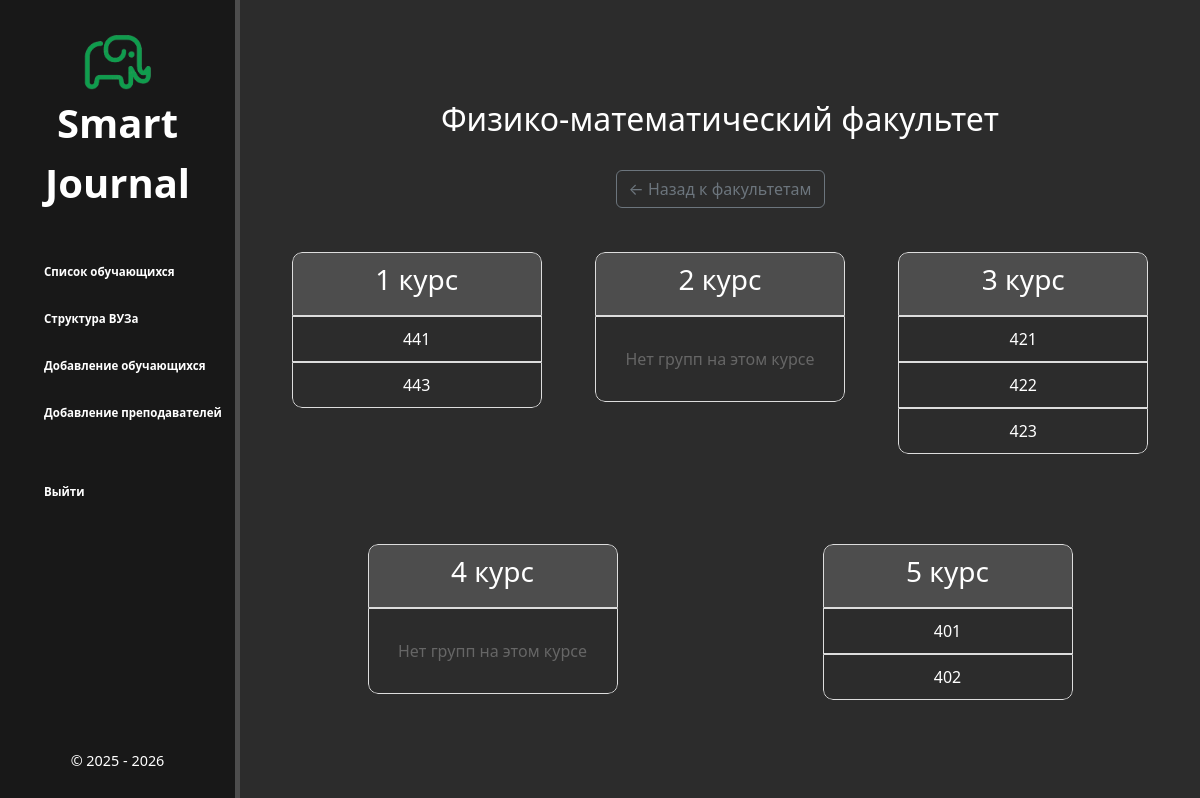
The page /database/faculties/1/ on the database its author committed.
### database/models.py (models this page shows, shortened)
class Faculties(models.Model):
    name = models.CharField('Факультет', max_length=100)
    class Meta:
        verbose_name = 'Факультет'
        verbose_name_plural = 'Факультеты'

class Groups(models.Model):
    number = models.CharField('Номер группы', max_length=10)
    year_of_admission = models.IntegerField('Год поступления')
    specialty_name = models.ForeignKey(Specialties, on_delete=models.CASCADE, verbose_name='Специальность')
    class Meta:
        verbose_name = 'Группа'
        verbose_name_plural = 'Группы'

### database/views.py (the view)
# urls.py: path('faculties/<int:pk>/', views.faculties_detail, name='faculties-detail'),
def faculties_detail(request, pk):
    faculty = get_object_or_404(Faculties, id=pk)
    departments = Departments.objects.filter(faculty_name=faculty)
    specialties = Specialties.objects.filter(department_name__in=departments)
    groups = Groups.objects.filter(specialty_name__in=specialties)
    current_year = datetime.now().year
    current_month = datetime.now().month
    current_semester = 1 if current_month < 7 else 2
    courses = {}
    for group in groups:
        course = ((current_year - group.year_of_admission) * 2 + current_semester) // 2
        if group.specialty_name.period_of_study == "3 года 10 месяцев" and course > 4:
            continue
        if course not in courses:
            courses[course] = []
        courses[course].append(group)
    return render(request, 'database/faculties_detail.html', {
        'faculty': faculty,
        'courses': courses  # Передаём курсы вместо групп
    })

### database/templatetags/custom_filters.py (called while the page is built)
@register.filter(name='times')
def times(number):
    return range(1, number + 1)

@register.filter(name='get_item')
def get_item(dictionary, key):
    return dictionary.get(key, None)

### database/templates/database/faculties_detail.html
{% extends 'database/layout.html' %}
{% block content %}
    <div class="features">
        <strong><h2>{{ faculty.name }}</h2></strong>
        <br>
        <button class="btn btn-outline-secondary" onclick="window.location.href='{% url 'faculties-list' %}'">← Назад к факультетам</button>
        <br>
        {% if courses %}
            {% load custom_filters %}
            <div class="tables-container">
                {% for course_number in 5|times %}
                <table class="styled-table-3">
                    <tbody>
                        <tr>
                            <td class="group"><h3>{{ course_number }} курс</h3></td>
                        </tr>
                        {% if courses|get_item:course_number %}
                        {% for group in courses|get_item:course_number|dictsort:"number" %}
                            <tr>
                                <td>
                                    <a href="{% url 'group-detail' group.id %}">{{ group.number }}</a>
                                </td>
                            </tr>
                        {% endfor %}
                        {% else %}
                            <tr>
                                <td>
                                    <p style="color: #666;">Нет групп на этом курсе</p>
                                </td>
                            </tr>
                        {% endif %}
                    </tbody>
                </table>
                {% endfor %}
            </div>
        {% else %}
            <p>Группы отсутствуют.</p>
        {% endif %}
    </div>
{% endblock %}

### database/static/database/css/main.css (style rules this page uses)
body { background: #2c2c2c; }
a { text-decoration: none; color: #fff; display: inline-block; transition: transform .6s ease; }
.features { display: flex; flex-direction: column; align-items: center; float: left; color: #fff; margin-top: 100px; text-align: center; width: 80%; margin-left: 20%; flex-wrap: wrap; }
main .features p { max-width: 700px; margin: 20px auto }
h2 { text-align: center; }
.tables-container { display: flex; flex-wrap: wrap; gap: 50px; justify-content: center; align-items: flex-start; margin-left: 50px; margin-right: 50px; }
.styled-table-3 { table-layout: fixed; width: 250px; border-collapse: separate; border-spacing: 0; border-radius: 10px; margin: 20px auto; overflow: hidden; }
.group { background-color: #4d4d4d; }
.styled-table-3 td { border: 1px solid #ddd; padding: 10px; text-align: center; }
.styled-table-3 tr:first-child td:first-child { border-top-left-radius: 10px; }
.styled-table-3 tr:first-child td:last-child { border-top-right-radius: 10px; }
.styled-table-3 tr:last-child td:first-child { border-bottom-left-radius: 10px; }
.styled-table-3 tr:last-child td:last-child { border-bottom-right-radius: 10px; }

### rows shown on the page
Faculties: name "Физико-математический факультет"
Groups: number "441"
Groups: number "443"
Groups: number "421"
Groups: number "422"
Groups: number "423"
Groups: number "401"
Groups: number "402"

### other values the page prints
{{ course_number }} "1" "2" "3" "4" "5"
